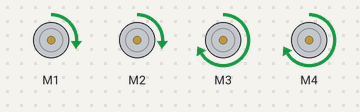
The sketch below on a simulated Arduino Uno, built with avr-gcc and run on an emulated ATmega328P. On the bench: 4 × DC motor (green arrow = forward, orange = backward, longer = faster). What the sketch prints to the serial monitor is not drawn.

Above: at 0.1 s.
At 1.6 s:
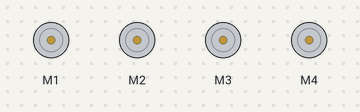
Timing chart, 0 to 3.1 s (numbered marks = the images above):
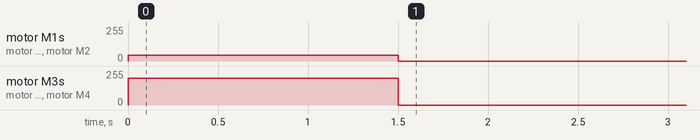

The sketch:

CodeRover.ino
```cpp
#include <AFMotor.h>


AF_DCMotor motor1(1, MOTOR12_1KHZ);
AF_DCMotor motor2(2, MOTOR12_1KHZ);
AF_DCMotor motor3(3, MOTOR34_1KHZ);
AF_DCMotor motor4(4, MOTOR34_1KHZ);

void setup() {
  Serial.begin(9600);           // set up Serial library at 9600 bps
  Serial.println("Motor test!");
  motor1.setSpeed(1);
  motor1.run(RELEASE);
  motor2.setSpeed(1);
  motor2.run(RELEASE);
  motor3.setSpeed(1);
  motor3.run(RELEASE);
  motor4.setSpeed(1);
  motor4.run(RELEASE);

  forward();
  delay(1500);
  Stop();
  delay(1500);


}

void loop() {
  uint8_t i;


}

void forward()
{
  motor1.setSpeed(45); //Define maximum velocity
  motor1.run(FORWARD); //rotate the motor clockwise
  motor2.setSpeed(45); //Define maximum velocity
  motor2.run(FORWARD); //rotate the motor clockwise
  motor3.setSpeed(200);//Define maximum velocity
  motor3.run(FORWARD); //rotate the motor clockwise
  motor4.setSpeed(200);//Define maximum velocity
  motor4.run(FORWARD); //rotate the motor clockwise
}

void back()
{
  motor1.setSpeed(45); //Define maximum velocity
  motor1.run(BACKWARD); //rotate the motor anti-clockwise
  motor2.setSpeed(45); //Define maximum velocity
  motor2.run(BACKWARD); //rotate the motor anti-clockwise
  motor3.setSpeed(200); //Define maximum velocity
  motor3.run(BACKWARD); //rotate the motor anti-clockwise
  motor4.setSpeed(200); //Define maximum velocity
  motor4.run(BACKWARD); //rotate the motor anti-clockwise
}

void left()
{
  motor1.setSpeed(255); //Define maximum velocity
  motor1.run(BACKWARD); //rotate the motor anti-clockwise
  motor2.setSpeed(255); //Define maximum velocity
  motor2.run(BACKWARD); //rotate the motor anti-clockwise
  motor3.setSpeed(255); //Define maximum velocity
  motor3.run(FORWARD);  //rotate the motor clockwise
  motor4.setSpeed(255); //Define maximum velocity
  motor4.run(FORWARD);  //rotate the motor clockwise
}

void right()
{
  motor1.setSpeed(255); //Define maximum velocity
  motor1.run(FORWARD); //rotate the motor clockwise
  motor2.setSpeed(255); //Define maximum velocity
  motor2.run(FORWARD); //rotate the motor clockwise
  motor3.setSpeed(255); //Define maximum velocity
  motor3.run(BACKWARD); //rotate the motor anti-clockwise
  motor4.setSpeed(255); //Define maximum velocity
  motor4.run(BACKWARD); //rotate the motor anti-clockwise
}

void Stop()
{
  motor1.setSpeed(0); //Define minimum velocity
  motor1.run(RELEASE); //stop the motor when release the button
  motor2.setSpeed(0); //Define minimum velocity
  motor2.run(RELEASE); //rotate the motor clockwise
  motor3.setSpeed(0); //Define minimum velocity
  motor3.run(RELEASE); //stop the motor when release the button
  motor4.setSpeed(0); //Define minimum velocity
  motor4.run(RELEASE); //stop the motor when release the button
}
```
